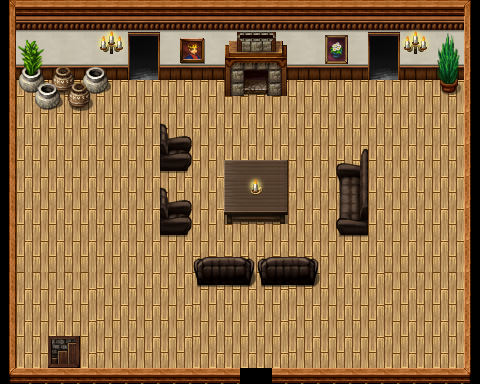

Below is a game level as drawn by its tile map, then a one-line description and the .tmx that defines it (tile-layer data replaced by summaries):
An orthogonal 30x24 tile map with 16x16 px tiles, 5 tile layers (Floor, Walls, Objects, Objects_0, ...) and 27 objects (enter_bedroom, spawn_kitchen, spawn_bedroom, enter_kitchen, enter_basement, ...).

<map version="1.0" orientation="orthogonal" width="30" height="24" tilewidth="16" tileheight="16">
 <tileset firstgid="1" name="Master" tilewidth="16" tileheight="16">
  <image source="master.png" width="2000" height="1500" />
 </tileset>
 <layer name="Floor" width="30" height="24">
  <data>[720 cells, 720 non-empty, 6 distinct tile ids]</data>
 </layer>
 <layer name="Walls" width="30" height="24">
  <data>[720 cells, 216 non-empty, 20 distinct tile ids]</data>
 </layer>
 <layer name="Objects" width="30" height="24">
  <data>[720 cells, 120 non-empty, 102 distinct tile ids]</data>
 </layer>
 <layer name="Objects_0" width="30" height="24">
  <data>[720 cells, 40 non-empty, 21 distinct tile ids]</data>
 </layer>
 <layer name="RenderOnTop" width="30" height="24">
  <data>[720 cells, 12 non-empty, 8 distinct tile ids]</data>
 </layer>
 <objectgroup name="entities" width="0" height="0">
  <object name="enter_bedroom" x="368" y="0" width="32" height="80">
   <properties>
    <property name="map" value="map/player_home_bedroom.tmx" />
    <property name="script" value="script/entity/generic_door.js" />
    <property name="type" value="0" />
   </properties>
  </object>
  <object name="spawn_kitchen" x="128" y="96" width="16" height="16">
   <properties>
    <property name="condition" value="door_exit_kitchen" />
    <property name="noclip" value="true" />
    <property name="script" value="script/entity/spawn_conditional.js" />
    <property name="type" value="0" />
   </properties>
  </object>
  <object name="spawn_bedroom" x="368" y="96" width="16" height="16">
   <properties>
    <property name="condition" value="door_exit_bedroom" />
    <property name="noclip" value="true" />
    <property name="script" value="script/entity/spawn_conditional.js" />
    <property name="type" value="0" />
   </properties>
  </object>
  <object name="enter_kitchen" x="128" y="0" width="32" height="80">
   <properties>
    <property name="map" value="map/player_home_kitchen.tmx" />
    <property name="script" value="script/entity/generic_door.js" />
    <property name="type" value="0" />
   </properties>
  </object>
  <object name="enter_basement" x="61" y="342" width="19" height="26">
   <properties>
    <property name="map" value="map/player_home_basement.tmx" />
    <property name="script" value="script/entity/generic_door.js" />
    <property name="type" value="0" />
   </properties>
  </object>
  <object name="spawn_basement" x="80" y="336" width="16" height="16">
   <properties>
    <property name="condition" value="door_exit_basement" />
    <property name="noclip" value="true" />
    <property name="script" value="script/entity/spawn_conditional.js" />
    <property name="type" value="0" />
   </properties>
  </object>
  <object name="fireplace" x="224" y="80" width="64" height="16">
   <properties>
    <property name="script" value="script/entity/fireplace.js" />
    <property name="type" value="0" />
   </properties>
  </object>
  <object name="painting_0" x="176" y="64" width="32" height="16">
   <properties>
    <property name="msg" value="An old painting of a monarch.~It's probably worth a fair bit of gold." />
    <property name="script" value="script/entity/generic_sign.js" />
    <property name="type" value="0" />
   </properties>
  </object>
  <object name="painting_1" x="320" y="64" width="32" height="16">
   <properties>
    <property name="msg" value="An archaic painting of an Alpen Bill flower." />
    <property name="script" value="script/entity/generic_sign.js" />
    <property name="type" value="0" />
   </properties>
  </object>
  <object name="spawn_world" x="240" y="336" width="16" height="16">
   <properties>
    <property name="condition" value="door_enter_player_living_room" />
    <property name="noclip" value="true" />
    <property name="script" value="script/entity/spawn_conditional.js" />
    <property name="type" value="0" />
   </properties>
  </object>
  <object name="exit_player_living_room" x="240" y="368" width="32" height="16">
   <properties>
    <property name="map" value="map/world.tmx" />
    <property name="script" value="script/entity/generic_door.js" />
    <property name="type" value="0" />
   </properties>
  </object>
 </objectgroup>
 <objectgroup name="collisions" width="0" height="0">
  <object x="224" y="160" width="64" height="64" />
  <object x="336" y="176" width="32" height="59" />
  <object x="160" y="144" width="32" height="32" />
  <object x="160" y="208" width="32" height="27" />
  <object x="192" y="256" width="128" height="30" />
  <object x="0" y="0" width="128" height="80" />
  <object x="0" y="80" width="16" height="304" />
  <object x="16" y="368" width="224" height="16" />
  <object x="464" y="80" width="16" height="304" />
  <object x="439" y="81" width="20" height="11" />
  <object x="16" y="80" width="93" height="13" />
  <object x="35" y="93" width="56" height="16" />
  <object x="272" y="368" width="192" height="16" />
  <object x="160" y="0" width="208" height="80" />
  <object x="400" y="0" width="80" height="80" />
  <object x="48" y="336" width="32" height="32" />
 </objectgroup>
</map>
